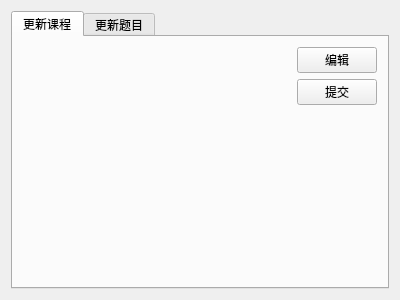
<?xml version="1.0" encoding="UTF-8"?>
<ui version="4.0">
 <class>updatepage</class>
 <widget class="updatepage" name="updatepage">
  <property name="geometry">
   <rect>
    <x>0</x>
    <y>0</y>
    <width>400</width>
    <height>300</height>
   </rect>
  </property>
  <property name="windowTitle">
   <string>updatepage</string>
  </property>
  <layout class="QVBoxLayout" name="verticalLayout">
   <item>
    <widget class="QTabWidget" name="allWidgets">
     <property name="currentIndex">
      <number>0</number>
     </property>
     <widget class="QWidget" name="updateCourse">
      <attribute name="title">
       <string>更新课程</string>
      </attribute>
      <layout class="QVBoxLayout" name="verticalLayout_2">
       <property name="leftMargin">
        <number>10</number>
       </property>
       <property name="topMargin">
        <number>10</number>
       </property>
       <property name="rightMargin">
        <number>10</number>
       </property>
       <property name="bottomMargin">
        <number>10</number>
       </property>
       <item>
        <layout class="QGridLayout" name="gridLayout" columnstretch="5,1">
         <item row="0" column="1">
          <widget class="QPushButton" name="btnOfEdit">
           <property name="text">
            <string>编辑</string>
           </property>
          </widget>
         </item>
         <item row="0" column="0" rowspan="3">
          <widget class="coursepage" name="course" native="true">
           <layout class="QVBoxLayout" name="verticalLayout_3"/>
          </widget>
         </item>
         <item row="1" column="1">
          <widget class="QPushButton" name="btnOfSubmit">
           <property name="text">
            <string>提交</string>
           </property>
          </widget>
         </item>
        </layout>
       </item>
      </layout>
     </widget>
     <widget class="QWidget" name="updateQuiz">
      <attribute name="title">
       <string>更新题目</string>
      </attribute>
     </widget>
    </widget>
   </item>
  </layout>
 </widget>
 <customwidgets>
  <customwidget>
   <class>updatepage</class>
   <extends>QWidget</extends>
   <header>updatepage.h</header>
   <container>1</container>
  </customwidget>
  <customwidget>
   <class>coursepage</class>
   <extends>QWidget</extends>
   <header location="global">coursepage.h</header>
   <container>1</container>
  </customwidget>
 </customwidgets>
 <resources/>
 <connections/>
</ui>
